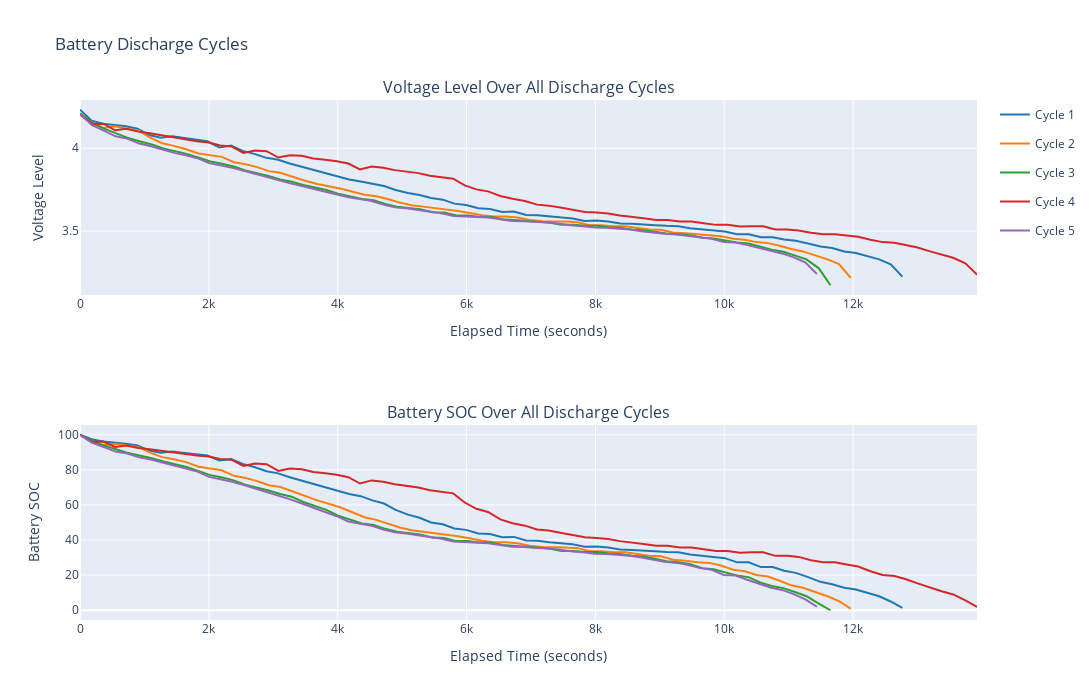

Write notebook code for a chart like this one.
### Code cell
fig = sp.make_subplots(rows=2, cols=1, subplot_titles=("Voltage Level Over All Discharge Cycles", "Battery SOC Over All Discharge Cycles"))
cols = co.DEFAULT_PLOTLY_COLORS

for idx, cycle_df in enumerate(cycle_data):
    cycle_df['elapsed_time'] = (cycle_df['timestamp'] - cycle_df['timestamp'].iloc[0]).dt.total_seconds()
    fig.add_trace(
        go.Scatter(x=cycle_df['elapsed_time'], y=cycle_df['voltage_level'], mode='lines', line=dict(width=2, color=cols[idx]), name=f'Cycle {idx + 1}', legendgroup=f'Cycle{idx + 1}', showlegend=True),
        row=1, col=1
    )

    fig.add_trace(
        go.Scatter(x=cycle_df['elapsed_time'], y=cycle_df['battery_soc'], mode='lines', line=dict(width=2, color=cols[idx]), name=f'Cycle {idx + 1}', legendgroup=f'Cycle{idx + 1}', showlegend=False),
        row=2, col=1
    )

fig.update_layout(height=700, width=1400, title_text="Battery Discharge Cycles")
fig.update_xaxes(title_text="Elapsed Time (seconds)", row=1, col=1)
fig.update_yaxes(title_text="Voltage Level", row=1, col=1)
fig.update_xaxes(title_text="Elapsed Time (seconds)", row=2, col=1)
fig.update_yaxes(title_text="Battery SOC", row=2, col=1)

fig.show()
